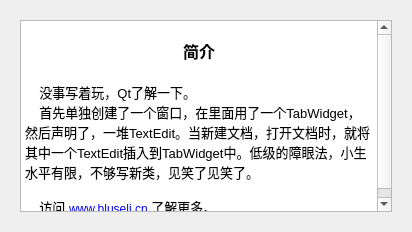
<?xml version="1.0" encoding="UTF-8"?>
<ui version="4.0">
 <class>Info</class>
 <widget class="QDialog" name="Info">
  <property name="geometry">
   <rect>
    <x>0</x>
    <y>0</y>
    <width>412</width>
    <height>232</height>
   </rect>
  </property>
  <property name="windowTitle">
   <string>Dialog</string>
  </property>
  <layout class="QGridLayout" name="gridLayout">
   <item row="0" column="0">
    <widget class="QStackedWidget" name="stackedWidget">
     <property name="currentIndex">
      <number>0</number>
     </property>
     <widget class="QWidget" name="page_1">
      <layout class="QGridLayout" name="gridLayout_2">
       <item row="0" column="0">
        <widget class="QTextEdit" name="textEdit_1">
         <property name="html">
          <string>&lt;!DOCTYPE HTML PUBLIC &quot;-//W3C//DTD HTML 4.0//EN&quot; &quot;http://www.w3.org/TR/REC-html40/strict.dtd&quot;&gt;
&lt;html&gt;&lt;head&gt;&lt;meta name=&quot;qrichtext&quot; content=&quot;1&quot; /&gt;&lt;style type=&quot;text/css&quot;&gt;
p, li { white-space: pre-wrap; }
&lt;/style&gt;&lt;/head&gt;&lt;body style=&quot; font-family:'SimSun'; font-size:9pt; font-weight:400; font-style:normal;&quot;&gt;
&lt;p align=&quot;center&quot; style=&quot;-qt-paragraph-type:empty; margin-top:0px; margin-bottom:0px; margin-left:0px; margin-right:0px; -qt-block-indent:0; text-indent:0px;&quot;&gt;&lt;br /&gt;&lt;/p&gt;
&lt;p align=&quot;center&quot; style=&quot; margin-top:0px; margin-bottom:0px; margin-left:0px; margin-right:0px; -qt-block-indent:0; text-indent:0px;&quot;&gt;&lt;span style=&quot; font-size:12pt; font-weight:600;&quot;&gt;简介&lt;/span&gt;&lt;/p&gt;
&lt;p align=&quot;center&quot; style=&quot;-qt-paragraph-type:empty; margin-top:0px; margin-bottom:0px; margin-left:0px; margin-right:0px; -qt-block-indent:0; text-indent:0px; font-size:12pt;&quot;&gt;&lt;br /&gt;&lt;/p&gt;
&lt;p style=&quot; margin-top:0px; margin-bottom:0px; margin-left:0px; margin-right:0px; -qt-block-indent:0; text-indent:0px;&quot;&gt;&lt;span style=&quot; font-size:10pt;&quot;&gt;    没事写着玩，Qt了解一下。&lt;/span&gt;&lt;/p&gt;
&lt;p style=&quot; margin-top:0px; margin-bottom:0px; margin-left:0px; margin-right:0px; -qt-block-indent:0; text-indent:0px;&quot;&gt;&lt;span style=&quot; font-size:10pt;&quot;&gt;    首先单独创建了一个窗口，在里面用了一个TabWidget，然后声明了，一堆TextEdit。当新建文档，打开文档时，就将其中一个TextEdit插入到TabWidget中。低级的障眼法，小生水平有限，不够写新类，见笑了见笑了。&lt;/span&gt;&lt;/p&gt;
&lt;p style=&quot;-qt-paragraph-type:empty; margin-top:0px; margin-bottom:0px; margin-left:0px; margin-right:0px; -qt-block-indent:0; text-indent:0px; font-size:10pt;&quot;&gt;&lt;br /&gt;&lt;/p&gt;
&lt;p style=&quot; margin-top:0px; margin-bottom:0px; margin-left:0px; margin-right:0px; -qt-block-indent:0; text-indent:0px;&quot;&gt;&lt;span style=&quot; font-size:10pt;&quot;&gt;    访问 &lt;/span&gt;&lt;a href=&quot;www.bluseli.cn&quot;&gt;&lt;span style=&quot; text-decoration: underline; color:#0000ff;&quot;&gt;www.bluseli.cn&lt;/span&gt;&lt;/a&gt;&lt;span style=&quot; font-size:10pt;&quot;&gt; 了解更多。&lt;/span&gt;&lt;/p&gt;&lt;/body&gt;&lt;/html&gt;</string>
         </property>
        </widget>
       </item>
      </layout>
     </widget>
     <widget class="QWidget" name="page_2">
      <layout class="QGridLayout" name="gridLayout_3">
       <item row="0" column="0">
        <widget class="QTextEdit" name="textEdit_2">
         <property name="html">
          <string>&lt;!DOCTYPE HTML PUBLIC &quot;-//W3C//DTD HTML 4.0//EN&quot; &quot;http://www.w3.org/TR/REC-html40/strict.dtd&quot;&gt;
&lt;html&gt;&lt;head&gt;&lt;meta name=&quot;qrichtext&quot; content=&quot;1&quot; /&gt;&lt;style type=&quot;text/css&quot;&gt;
p, li { white-space: pre-wrap; }
&lt;/style&gt;&lt;/head&gt;&lt;body style=&quot; font-family:'SimSun'; font-size:9pt; font-weight:400; font-style:normal;&quot;&gt;
&lt;p style=&quot;-qt-paragraph-type:empty; margin-top:0px; margin-bottom:0px; margin-left:0px; margin-right:0px; -qt-block-indent:0; text-indent:0px;&quot;&gt;&lt;br /&gt;&lt;/p&gt;
&lt;p align=&quot;center&quot; style=&quot; margin-top:0px; margin-bottom:0px; margin-left:0px; margin-right:0px; -qt-block-indent:0; text-indent:0px;&quot;&gt;&lt;span style=&quot; font-size:12pt; font-weight:600;&quot;&gt;功能&lt;/span&gt;&lt;/p&gt;
&lt;p align=&quot;center&quot; style=&quot;-qt-paragraph-type:empty; margin-top:0px; margin-bottom:0px; margin-left:0px; margin-right:0px; -qt-block-indent:0; text-indent:0px; font-size:12pt;&quot;&gt;&lt;br /&gt;&lt;/p&gt;
&lt;p style=&quot; margin-top:0px; margin-bottom:0px; margin-left:0px; margin-right:0px; -qt-block-indent:0; text-indent:0px;&quot;&gt;&lt;span style=&quot; font-size:10pt;&quot;&gt;    多文档记事本，文档的新建、打开、保存、另存、编辑等&lt;/span&gt;&lt;/p&gt;
&lt;p style=&quot; margin-top:0px; margin-bottom:0px; margin-left:0px; margin-right:0px; -qt-block-indent:0; text-indent:0px;&quot;&gt;&lt;span style=&quot; font-size:10pt;&quot;&gt;    设置字体大小、颜色、字体等，设置编辑器样式等&lt;/span&gt;&lt;/p&gt;
&lt;p style=&quot; margin-top:0px; margin-bottom:0px; margin-left:0px; margin-right:0px; -qt-block-indent:0; text-indent:0px;&quot;&gt;&lt;span style=&quot; font-size:10pt;&quot;&gt;    简单引入一些图标资源。&lt;/span&gt;&lt;/p&gt;
&lt;p style=&quot; margin-top:0px; margin-bottom:0px; margin-left:0px; margin-right:0px; -qt-block-indent:0; text-indent:0px;&quot;&gt;&lt;span style=&quot; font-size:10pt;&quot;&gt;    &lt;/span&gt;&lt;/p&gt;
&lt;p style=&quot; margin-top:0px; margin-bottom:0px; margin-left:0px; margin-right:0px; -qt-block-indent:0; text-indent:0px;&quot;&gt;&lt;span style=&quot; font-size:10pt;&quot;&gt;    访问 &lt;/span&gt;&lt;a href=&quot;www.bluseli.cn&quot;&gt;&lt;span style=&quot; text-decoration: underline; color:#0000ff;&quot;&gt;www.bluseli.cn&lt;/span&gt;&lt;/a&gt;&lt;span style=&quot; font-size:10pt;&quot;&gt; 了解更多。&lt;/span&gt;&lt;/p&gt;&lt;/body&gt;&lt;/html&gt;</string>
         </property>
        </widget>
       </item>
      </layout>
     </widget>
    </widget>
   </item>
  </layout>
 </widget>
 <resources/>
 <connections/>
</ui>
